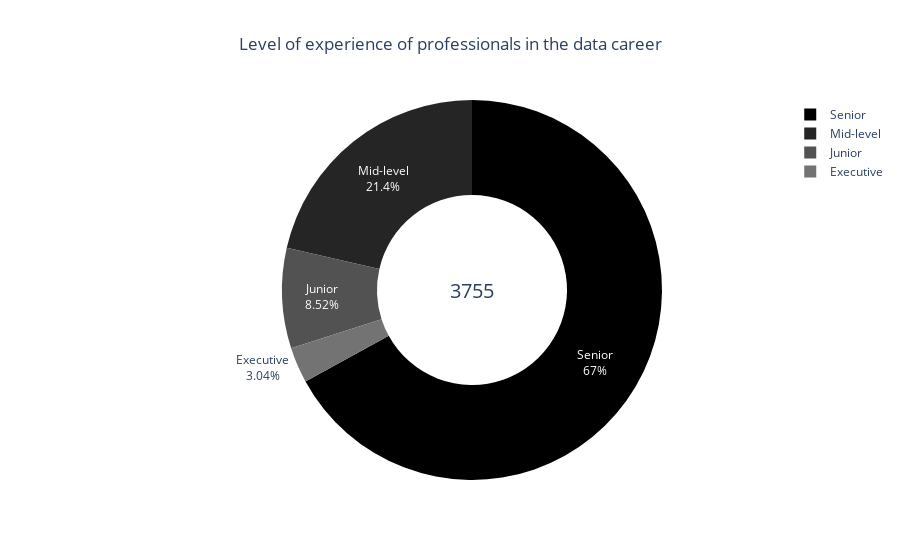

Here is the notebook cell this chart was saved with:
### Code cell
data = df["experience_level"].replace(
    {"SE": "Senior", "MI": "Mid-level", "EN": "Junior", "EX": "Executive"}
)

# counts of unique values
unique_values = data.value_counts()

# frequency of values and the labels
freq = unique_values.values
labels = unique_values.index.values

# sum of total experience levels
total = sum(freq)

# Cria a anotação com o valor total
annotation = dict(font=dict(size=20), showarrow=False, text=str(total), x=0.5, y=0.5)

# Criar o gráfico de rosca
data = [
    go.Pie(
        labels=labels,
        values=freq,
        hole=0.5,
        marker=dict(colors=list(reversed(colors.sequential.Greys))),
        textinfo="percent+label",
        insidetextorientation="auto",
        hoverinfo="label+value",
    )
]

# Cria o layout do gráfico
layout = go.Layout(
    title={
        "text": "Level of experience of professionals in the data career",
        "x": 0.5,
        # "xanchor": "center",
    },
    # width=700,
    # height=700,
    annotations=[annotation],
)

# Adicionar título
fig = go.Figure(data=data, layout=layout)

# Mostrar o gráfico
fig.show()

### Figure 1 — Plotly figure (JSON) as saved in the notebook; plotly's stock layout.template omitted (floating-point values rounded to 4 significant figures)
{"data": [{"hole": 0.5, "hoverinfo": "label+value", "insidetextorientation": "auto", "labels": ["Senior", "Mid-level", "Junior", "Executive"], "marker": {"colors": ["rgb(0,0,0)", "rgb(37,37,37)", "rgb(82,82,82)", "rgb(115,115,115)", "rgb(150,150,150)", "rgb(189,189,189)", "rgb(217,217,217)", "rgb(240,240,240)", "rgb(255,255,255)"]}, "textinfo": "percent+label", "type": "pie", "values": [2516, 805, 320, 114]}], "layout": {"annotations": [{"font": {"size": 20}, "showarrow": false, "text": "3755", "x": 0.5, "y": 0.5}], "title": {"text": "Level of experience of professionals in the data career", "x": 0.5}}}
